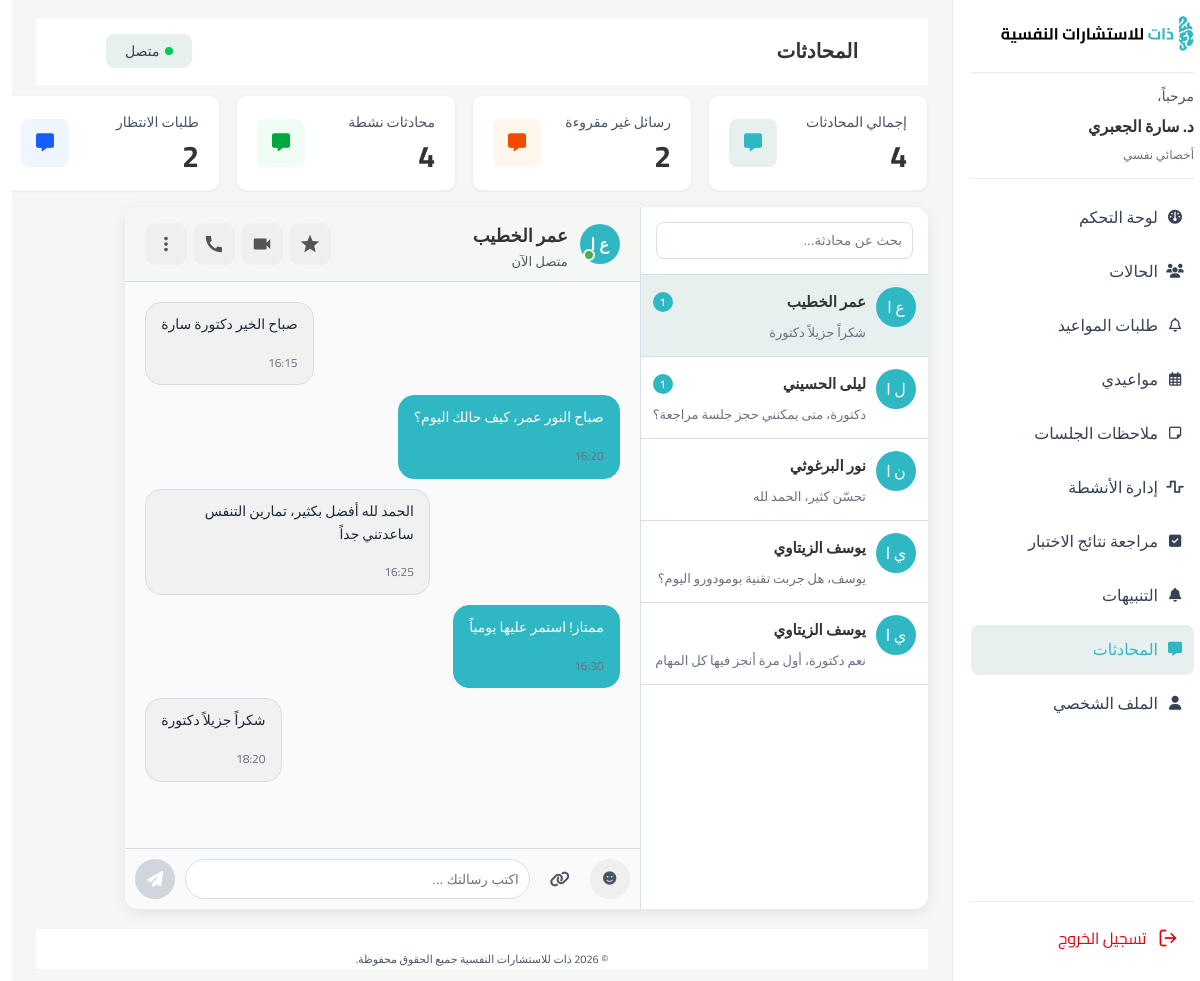
The app's page /therapist/messages/index.php (signed in) with its own data.
### tables this page shows
CREATE TABLE users (
    user_id INT AUTO_INCREMENT,
    name VARCHAR(100) NOT NULL,
    username VARCHAR(60) NOT NULL UNIQUE,
    email VARCHAR(150) NOT NULL UNIQUE,
    password VARCHAR(255) NOT NULL,
    phone VARCHAR(20) NULL,
    avatar VARCHAR(255) NULL,
    role VARCHAR(20) NOT NULL CHECK (role IN ('CLIENT', 'THERAPIST', 'ADMIN')),
    is_active TINYINT (1) DEFAULT 1,
    created_at DATETIME NOT NULL DEFAULT CURRENT_TIMESTAMP,
    updated_at DATETIME NOT NULL DEFAULT CURRENT_TIMESTAMP ON UPDATE CURRENT_TIMESTAMP,
    PRIMARY KEY (user_id)
);

CREATE TABLE messages (
    message_id INT AUTO_INCREMENT,
    sender_id INT,
    receiver_id INT,
    case_id INT,
    content TEXT NULL,
    type VARCHAR(10) NOT NULL DEFAULT 'TEXT' CHECK (type IN ('TEXT', 'VOICE', 'IMAGE', 'FILE')),
    file_path VARCHAR(500) NULL,
    is_read TINYINT (1) NOT NULL DEFAULT 0,
    sent_at DATETIME NOT NULL DEFAULT CURRENT_TIMESTAMP,
    PRIMARY KEY (message_id),
    CONSTRAINT fk_msg_sender FOREIGN KEY (sender_id) REFERENCES users (user_id) ON DELETE RESTRICT ON UPDATE CASCADE,
    CONSTRAINT fk_msg_receiver FOREIGN KEY (receiver_id) REFERENCES users (user_id) ON DELETE RESTRICT ON UPDATE CASCADE,
    CONSTRAINT fk_msg_case FOREIGN KEY (case_id) REFERENCES cases (case_id) ON DELETE
    SET NULL ON UPDATE CASCADE
);

### therapist/messages/index.php (the view, shortened to what this page needs)
<?php
require_once __DIR__ . '/../../connection.php';
$user_id      = $_SESSION['user_id'];
$stmt = $conn->prepare("
    SELECT u.user_id, u.name,
           last_msg.content   AS last_content,
           last_msg.type      AS last_type,
           last_msg.sent_at   AS last_sent_at,
           unread.cnt         AS unread_count
    FROM (
        SELECT DISTINCT
            CASE WHEN sender_id = ? THEN receiver_id ELSE sender_id END AS other_id
        FROM messages
        WHERE sender_id = ? OR receiver_id = ?
    ) conv
    JOIN users u ON u.user_id = conv.other_id AND u.role = 'CLIENT'
    LEFT JOIN (
        SELECT m1.*
        FROM messages m1
        INNER JOIN (
            SELECT
                LEAST(sender_id, receiver_id)    AS a,
                GREATEST(sender_id, receiver_id) AS b,
                MAX(sent_at) AS max_sent
            FROM messages
            WHERE sender_id = ? OR receiver_id = ?
            GROUP BY a, b
        ) m2
          ON LEAST(m1.sender_id, m1.receiver_id)    = m2.a
         AND GREATEST(m1.sender_id, m1.receiver_id) = m2.b
         AND m1.sent_at = m2.max_sent
    ) last_msg
      ON (last_msg.sender_id = conv.other_id AND last_msg.receiver_id = ?)
      OR (last_msg.sender_id = ? AND last_msg.receiver_id = conv.other_id)
    LEFT JOIN (
        SELECT sender_id AS other_id, COUNT(*) AS cnt
        FROM messages
        WHERE receiver_id = ? AND is_read = 0
        GROUP BY sender_id
    ) unread ON unread.other_id = conv.other_id
    ORDER BY last_msg.sent_at DESC
");
$stmt->bind_param("iiiiiiii", $user_id, $user_id, $user_id, $user_id, $user_id, $user_id, $user_id, $user_id);
$stmt->execute();
$convRes = $stmt->get_result();
$conversations = [];
while ($row = $convRes->fetch_assoc()) {
    $conversations[] = $row;
}
$selected_id = isset($_GET['client']) ? (int)$_GET['client'] : null;
if (!$selected_id && !empty($conversations)) {
    $selected_id = (int) $conversations[0]['user_id'];
}
$selected_user = null;
$messages      = [];
if ($selected_id) {
    $stmt = $conn->prepare("SELECT user_id, name FROM users WHERE user_id = ? AND role = 'CLIENT'");
    $stmt->bind_param("i", $selected_id);
    $stmt->execute();
    $selected_user = $stmt->get_result()->fetch_assoc();
    if ($selected_user) {
        $stmt = $conn->prepare("
            SELECT message_id, sender_id, receiver_id, content, type, file_path, sent_at
            FROM messages
            WHERE (sender_id = ? AND receiver_id = ?)
               OR (sender_id = ? AND receiver_id = ?)
            ORDER BY sent_at ASC
        ");
        $stmt->bind_param("iiii", $user_id, $selected_id, $selected_id, $user_id);
        $stmt->execute();
        $msgRes = $stmt->get_result();
        while ($row = $msgRes->fetch_assoc()) {
            $messages[] = $row;
        }
    }
}
$stmt = $conn->prepare("
    SELECT
        COUNT(DISTINCT CASE WHEN sender_id = ? THEN receiver_id ELSE sender_id END) AS total_conv,
        SUM(CASE WHEN receiver_id = ? AND is_read = 0 THEN 1 ELSE 0 END) AS unread_msgs,
        COUNT(DISTINCT CASE
            WHEN sent_at >= DATE_SUB(NOW(), INTERVAL 7 DAY)
            THEN (CASE WHEN sender_id = ? THEN receiver_id ELSE sender_id END)
        END) AS active_conv
    FROM messages
    WHERE sender_id = ? OR receiver_id = ?
");
$stmt->bind_param("iiiii", $user_id, $user_id, $user_id, $user_id, $user_id);
$stmt->execute();
$stats = $stmt->get_result()->fetch_assoc();
$total_conv  = (int) ($stats['total_conv']  ?? 0);
$unread_msgs = (int) ($stats['unread_msgs'] ?? 0);
$active_conv = (int) ($stats['active_conv'] ?? 0);
$waiting_count = 0;
foreach ($conversations as $c) {
    if ((int)($c['unread_count'] ?? 0) > 0) $waiting_count++;
}
function initials($name) {
    $parts = preg_split('/\s+/', trim($name));
    $out = '';
    foreach (array_slice($parts, 0, 2) as $p) {
        if ($p !== '') $out .= mb_substr($p, 0, 1, 'UTF-8') . ' ';
    }
    return trim($out);
}
function msgTime($datetime) {
    $ts = strtotime($datetime);
    if (date('Y-m-d', $ts) === date('Y-m-d')) {
        return date('H:i', $ts);
    }
    return date('Y/m/d', $ts);
}
?>
<!DOCTYPE html>
<html lang="ar" dir="rtl">
<head>
  <link rel="stylesheet" href="https://cdnjs.cloudflare.com/ajax/libs/font-awesome/6.5.1/css/all.min.css" />
  <link rel="stylesheet" href="../thirapist.css">
  <link rel="stylesheet" href="../total.css" />
  <link rel="stylesheet" href="style.css" />
</head>
<body>
  <div class="app">
    <?php include "../layouts/sidebar.php"; ?>
    <main class="main">
      <header class="main-header">
        <h1 class="page-title">المحادثات</h1>
        <button class="status-btn">
          <span class="status-dot"></span>
          متصل
        </button>
      </header>
      <section class="stats-row">
        <div class="stat-card">
          <div class="stat-info">
            <div class="stat-label">إجمالي المحادثات</div>
            <div class="stat-value"><?= $total_conv ?></div>
          </div>
          <div class="stat-icon-teal"><i class="fa-solid fa-message"></i></div>
        </div>
        <div class="stat-card">
          <div class="stat-info">
            <div class="stat-label">رسائل غير مقروءة</div>
            <div class="stat-value"><?= $unread_msgs ?></div>
          </div>
          <div class="stat-icon-orange"><i class="fa-solid fa-message"></i></div>
        </div>
        <div class="stat-card">
          <div class="stat-info">
            <div class="stat-label">محادثات نشطة</div>
            <div class="stat-value"><?= $active_conv ?></div>
          </div>
          <div class="stat-icon-green"><i class="fa-solid fa-message"></i></div>
        </div>
        <div class="stat-card">
          <div class="stat-info">
            <div class="stat-label">طلبات الانتظار</div>
            <div class="stat-value"><?= $waiting_count ?></div>
          </div>
          <div class="stat-icon-blue"><i class="fa-solid fa-message"></i></div>
        </div>
      </section>
      <div class="chat-container">
        <div class="chat-list">
          <div class="chat-search">
            <input type="text" id="chatSearch" placeholder="بحث عن محادثة..." />
          </div>
          <div class="chat-users">
            <?php if (empty($conversations)): ?>
              <p class="no-conv">لا توجد محادثات</p>
            <?php else: foreach ($conversations as $c):
              $isActive = $selected_id === (int)$c['user_id'];
              $unread   = (int)($c['unread_count'] ?? 0);
            ?>
            <a href="?client=<?= $c['user_id'] ?>"
               class="chat-user <?= $isActive ? 'active' : '' ?>"
               data-name="<?= htmlspecialchars($c['name']) ?>">
              <div class="avatar"><?= htmlspecialchars(initials($c['name'])) ?></div>
              <div class="chat-user-text">
                <h4>
                  <?= htmlspecialchars($c['name']) ?>
                  <?php if ($unread > 0): ?>
                    <span class="unread-badge"><?= $unread ?></span>
                  <?php endif; ?>
                </h4>
                <p>
                  <?php if ($c['last_type'] === 'IMAGE'): ?>
                    <i class="fa-regular fa-image"></i> صورة
                  <?php elseif ($c['last_type'] === 'FILE'): ?>
                    <i class="fa-solid fa-paperclip"></i> ملف
                  <?php else: ?>
                    <?= htmlspecialchars(mb_substr($c['last_content'] ?? '', 0, 60)) ?>
                  <?php endif; ?>
                </p>
              </div>
            </a>
            <?php endforeach; endif; ?>
          </div>
        </div>
        <div class="chat-box">
          <?php if ($selected_user): ?>
            <div class="chat-header">
              <div class="chat-user-info">
                <div class="chat-avatar">
                  <span class="avatar-initials"><?= htmlspecialchars(initials($selected_user['name'])) ?></span>
                  <span class="avatar-status"></span>
                </div>
                <div class="chat-user-details">
                  <h3 class="chat-user-name"><?= htmlspecialchars($selected_user['name']) ?></h3>
                  <p class="chat-user-status">متصل الآن</p>
                </div>
              </div>
              <div class="chat-actions">
                <button class="chat-action-btn favorite-btn" title="المفضلة">
                  <svg viewBox="0 0 24 24" fill="currentColor"><path d="M12 17.27L18.18 21l-1.64-7.03L22 9.24l-7.19-.61L12 2 9.19 8.63 2 9.24l5.46 4.73L5.82 21z"/></svg>
                </button>
                <button class="chat-action-btn video-btn" title="مكالمة فيديو">
                  <svg viewBox="0 0 24 24" fill="currentColor"><path d="M17 10.5V7c0-.55-.45-1-1-1H4c-.55 0-1 .45-1 1v10c0 .55.45 1 1 1h12c.55 0 1-.45 1-1v-3.5l4 4v-11l-4 4z"/></svg>
                </button>
                <button class="chat-action-btn call-btn" title="مكالمة صوتية">
                </button>
                <button class="chat-action-btn menu-btn" title="المزيد" id="menuBtn">
                  <svg viewBox="0 0 24 24" fill="currentColor"><path d="M12 8c1.1 0 2-.9 2-2s-.9-2-2-2-2 .9-2 2 .9 2 2 2zm0 2c-1.1 0-2 .9-2 2s.9 2 2 2 2-.9 2-2-.9-2-2-2zm0 6c-1.1 0-2 .9-2 2s.9 2 2 2 2-.9 2-2-.9-2-2-2z"/></svg>
                </button>
              </div>
            </div>
            <div class="chat-messages" id="chatMessages" data-receiver="<?= $selected_user['user_id'] ?>">
              <?php if (empty($messages)): ?>
                <p class="no-messages">ابدأ المحادثة بإرسال رسالة</p>
              <?php else: foreach ($messages as $m):
                $mine = (int)$m['sender_id'] === $user_id;
              ?>
                <div class="message <?= $mine ? 'me' : 'other' ?>">
                  <?php if ($m['type'] === 'IMAGE' && !empty($m['file_path'])): ?>
                    <a href="<?= htmlspecialchars($m['file_path']) ?>" target="_blank" class="msg-image-link">
                      <img src="<?= htmlspecialchars($m['file_path']) ?>" alt="<?= htmlspecialchars($m['content']) ?>" class="msg-image">
                    </a>
                  <?php else: ?>
                    <?= nl2br(htmlspecialchars($m['content'])) ?>
                  <?php endif; ?>
                  <span><?= msgTime($m['sent_at']) ?></span>
                </div>
              <?php endforeach; endif; ?>
            </div>
            <div class="chat-input">
              <button class="emoji" type="button">
                <i class="fa-sharp fa-solid fa-face-smile"></i>
              </button>
              <label class="file-btn">
                <i class="fa-solid fa-link"></i>
              </label>
              <input type="text" id="messageInput" placeholder="اكتب رسالتك ..." />
              <button id="sendBtn" type="button">
                <i class="fa fa-paper-plane"></i>
              </button>
            </div>
          <?php endif; ?>
        </div>
      </div>
      <?php include "../layouts/footer.php"; ?>
    </main>
  </div>
</body>
</html>

### therapist/thirapist.css (style rules this page uses)
.app { display: flex; min-height: 100vh; }
.main { flex: 1; padding: 18px 24px 12px; display: flex; flex-direction: column; width: auto; height: auto; min-width: 0; background-color: #F5F7F5; }
.main-header { display: flex; align-items: center; justify-content: space-between; margin-bottom: 14px; padding: 20px 15px ; background-color:#FFFFFF ; }
.page-title { margin: 0; font-size: 20px; font-weight: 700; color: #333333; text-align: right; vertical-align: middle; line-height: 28px; }
.status-btn { display: inline-flex; align-items: center; gap: 6px; padding: 6px 18px; border-radius: 8px; border: 1px solid#E7EFEF; background:#E7EFEF; color:#364153; font-size: 14px; font-weight: 400; line-height: 20px; }
.status-dot { width: 8px; height: 8px; border-radius: 50%; background: #00C950; }

### therapist/total.css (style rules this page uses)
*, *::before, *::after { box-sizing: border-box; margin: 0; padding: 0; }
body { margin: 0; font-family: 'Cairo', system-ui, -apple-system, BlinkMacSystemFont, 'Segoe UI', sans-serif; direction: rtl; background-color: #ffffff; color:#4A5565; }
.main-header { background-color: #ffffff; border-bottom: 1px solid #ffffff; height: 67px; width: 1512; padding: 0 70px; display: flex; align-items: center; justify-content: space-between; margin-bottom: 10px; }

### records on screen
users: name "ع ا", name "عمر الخطيب", last_content "شكراً جزيلاً دكتورة"
users: name "ل ا", name "ليلى الحسيني", last_content "دكتورة، متى يمكنني حجز جلسة مراجعة؟"
users: name "ن ا", name "نور البرغوثي", last_content "تحسّن كثير، الحمد لله"
users: name "ي ا", name "يوسف الزيتاوي", last_content "يوسف، هل جربت تقنية بومودورو اليوم؟", last_content "نعم دكتورة، أول مرة أنجز فيها كل المهام"
messages: content "صباح الخير دكتورة سارة", sent_at "16:15"
messages: content "صباح النور عمر، كيف حالك اليوم؟", sent_at "16:20"
messages: content "الحمد لله أفضل بكثير، تمارين التنفس ساعدتني جداً", sent_at "16:25"
messages: content "ممتاز! استمر عليها يومياً", sent_at "16:30"
messages: content "شكراً جزيلاً دكتورة", sent_at "18:20"

### other values on screen
$_SESSION['user_name'] "د. سارة الجعبري"
$total_conv "4"
$unread_msgs "2"
$active_conv "4"
$waiting_count "2"
